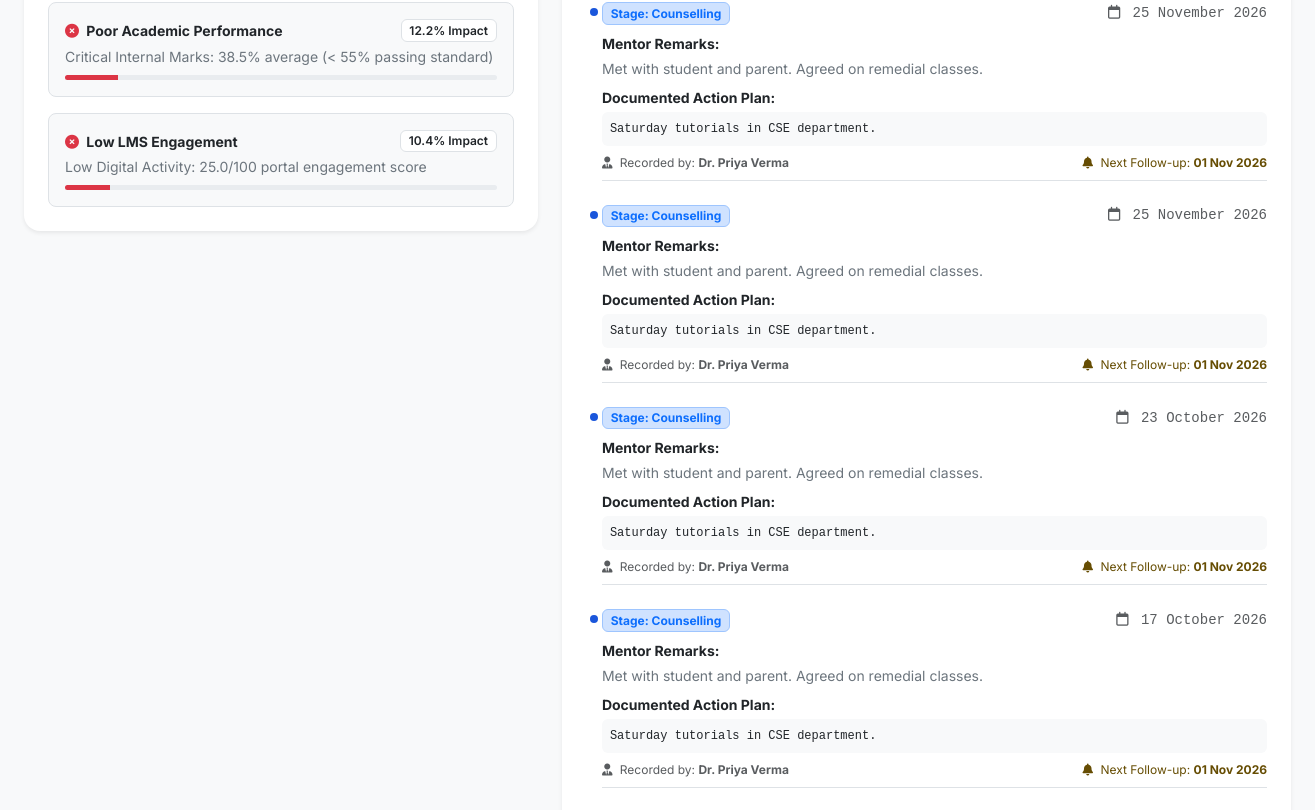
The app's page /students/2 (signed in, middle part), older data.
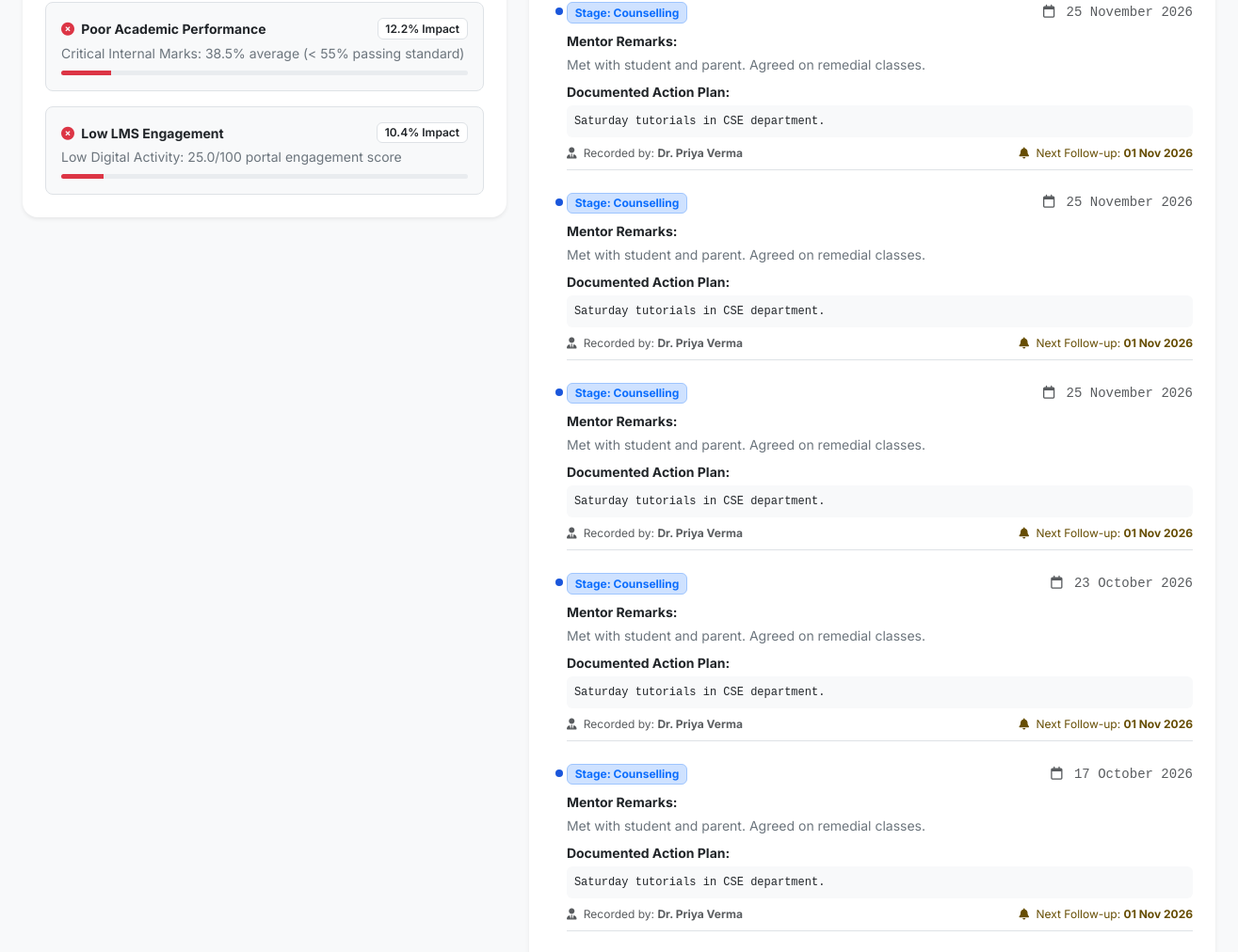
The same page, newer data.
### database.py (models this page shows, shortened)
class CounsellingCase(db.Model):
    __tablename__ = 'counselling_cases'
    id = db.Column(db.Integer, primary_key=True)
    student_id = db.Column(db.Integer, db.ForeignKey('students.id'), nullable=False)
    mentor_id = db.Column(db.Integer, db.ForeignKey('users.id'), nullable=False)
    session_date = db.Column(db.Date, nullable=False, default=datetime.utcnow)
    status_at_time = db.Column(db.String(50), nullable=False)
    mentor_remarks = db.Column(db.Text, nullable=False)
    action_plan = db.Column(db.Text, nullable=True)
    next_followup_date = db.Column(db.Date, nullable=True)
    created_at = db.Column(db.DateTime, default=datetime.utcnow)

class User(db.Model):
    __tablename__ = 'users'
    id = db.Column(db.Integer, primary_key=True)
    username = db.Column(db.String(80), unique=True, nullable=False)
    name = db.Column(db.String(120), nullable=False)
    email = db.Column(db.String(120), unique=True, nullable=False)
    password_hash = db.Column(db.String(256), nullable=False)
    role = db.Column(db.String(50), nullable=False)  # Admin, Department Head, Faculty Mentor, Student
    department = db.Column(db.String(100), nullable=True)
    created_at = db.Column(db.DateTime, default=datetime.utcnow)
    counselling_sessions = db.relationship('CounsellingCase', backref='mentor', lazy=True)

### app.py (the view, shortened to what this page needs)
    @app.route('/students/<int:student_id>')
    @login_required
    def student_detail(student_id):
        student = Student.query.get_or_404(student_id)
        mentors = User.query.filter(User.role.in_(['Faculty Mentor', 'Department Head', 'Admin'])).all()
        counselling_history = CounsellingCase.query.filter_by(student_id=student.id).order_by(CounsellingCase.session_date.desc()).all()
        return render_template(
            'student_detail.html',
            student=student,
            mentors=mentors,
            counselling_history=counselling_history
        )

### app.py (called while the page is built)
def login_required(f):
    @wraps(f)
    def decorated_function(*args, **kwargs):
        if 'user_id' not in session:
            flash('Please log in to access this portal.', 'warning')
            return redirect(url_for('login', next=request.url))
        return f(*args, **kwargs)
    return decorated_function

### database.py (called while the page is built)
    @property
    def reasons_list(self):
        try:
            return json.loads(self.key_reasons) if self.key_reasons else []
        except Exception:
            return []

### templates/student_detail.html (shortened to what the changed rows need)
{% extends 'base.html' %}
{% block content %}
<div class="container-fluid px-3 px-lg-4">
    <div class="row g-4">
        <div class="col-lg-5">
            <div class="card border-0 shadow-sm rounded-4">
                <div class="card-body p-4">
                    <div class="reasons-list d-flex flex-column gap-3">
                        {% for r in student.reasons_list %}
                        <div class="p-3 rounded-3 border bg-light">
                            <div class="d-flex justify-content-between align-items-center mb-1">
                                <span class="fw-bold text-dark small">
                                    <i class="fa-solid
                                        {% if r.severity == 'danger' %}fa-circle-xmark text-danger
                                        {% elif r.severity == 'warning' %}fa-triangle-exclamation text-warning
                                        {% else %}fa-circle-check text-success{% endif %} me-1"></i>
                                    {{ r.factor }}
                                </span>
                                {% if r.contribution_percentage is defined %}
                                <span class="badge bg-white text-dark border fw-semibold small">
                                    {{ r.contribution_percentage }}% Impact
                                </span>
                                {% endif %}
                            </div>
                            <div class="text-secondary small mb-2">{{ r.description }}</div>
                            {% if r.contribution_percentage is defined %}
                            <div class="progress" style="height: 5px;">
                                <div class="progress-bar {% if r.severity == 'danger' %}bg-danger{% elif r.severity == 'warning' %}bg-warning{% else %}bg-success{% endif %}"
                                     style="width: {{ r.contribution_percentage }}%"></div>
                            </div>
                            {% endif %}
                        </div>
                        {% else %}
                        <div class="alert alert-success border-0 small mb-0">
                            <i class="fa-solid fa-check-circle me-1"></i> No critical risk indicators detected. Student is performing within normal parameters.
                        </div>
                        {% endfor %}
                    </div>
                </div>
            </div>
        </div>
        <div class="col-lg-7">
            <div class="card border-0 shadow-sm rounded-4">
                <div class="card-body p-4">
                    {% if counselling_history %}
                    <div class="timeline position-relative ps-3">
                        {% for session_case in counselling_history %}
                        <div class="timeline-entry position-relative mb-4 pb-2 border-bottom">
                            <div class="d-flex justify-content-between align-items-center mb-1">
                                <span class="badge bg-primary-subtle text-primary border border-primary-subtle fs-xs">
                                    Stage: {{ session_case.status_at_time }}
                                </span>
                                <small class="text-muted font-monospace">
                                    <i class="fa-regular fa-calendar me-1"></i> {{ session_case.session_date.strftime('%d %B %Y') }}
                                </small>
                            </div>
                            <div class="text-secondary small mt-2">
                                <strong class="text-dark">Mentor Remarks:</strong>
                                <p class="mb-2 mt-1">{{ session_case.mentor_remarks }}</p>
                                {% if session_case.action_plan %}
                                <strong class="text-dark">Documented Action Plan:</strong>
                                <div class="bg-light p-2 rounded-2 mt-1 mb-2 font-monospace fs-xs text-dark">
                                    {{ session_case.action_plan }}
                                </div>
                                {% endif %}
                                <div class="d-flex justify-content-between align-items-center fs-xs text-muted mt-2">
                                    <span><i class="fa-solid fa-user-tie me-1"></i> Recorded by: <strong>{{ session_case.mentor.name }}</strong></span>
                                    {% if session_case.next_followup_date %}
                                    <span class="text-warning-emphasis"><i class="fa-solid fa-bell me-1"></i> Next Follow-up: <strong>{{ session_case.next_followup_date.strftime('%d %b %Y') }}</strong></span>
                                    {% endif %}
                                </div>
                            </div>
                        </div>
                        {% endfor %}
                    </div>
                    {% endif %}
                </div>
            </div>
        </div>
    </div>
</div>
{% endblock %}

Row changes from the older to the newer data that the page shows:
added CounsellingCase: status_at_time "Counselling", session_date "25 November 2026", mentor_remarks "Met with student and parent. Agreed on remedial classes.", action_plan "Saturday tutorials in CSE department.", mentor.name "Dr. Priya Verma", next_followup_date "01 Nov 2026"
